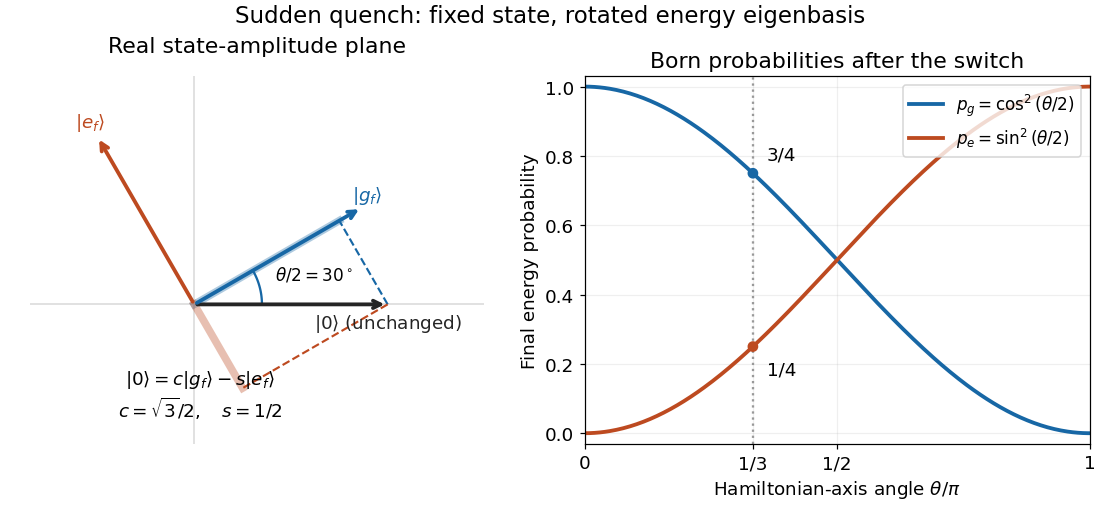

Write Python code to recreate this figure.
"""Original two-level quench geometry; Python 3.14, matplotlib 3.10.7, numpy 2.3.5.

Run from _media; the matching PNG is written to the current working directory.
"""

from pathlib import Path

import matplotlib.pyplot as plt
import numpy as np


def main():
    plt.rcParams.update({"font.size": 12, "figure.facecolor": "white"})
    fig, (ax, prob) = plt.subplots(1, 2, figsize=(10, 4.6), layout="constrained")
    theta = np.pi / 3
    c, s = np.cos(theta / 2), np.sin(theta / 2)
    colors = {"state": "#252525", "g": "#1767a5", "e": "#bd4a20"}
    for vector, color, label, offset in [
        ((1, 0), colors["state"], r"$|0\rangle$ (unchanged)", (0, -0.12)),
        ((c, s), colors["g"], r"$|g_f\rangle$", (0.03, 0.04)),
        ((-s, c), colors["e"], r"$|e_f\rangle$", (-0.04, 0.05)),
    ]:
        ax.annotate("", xy=vector, xytext=(0, 0),
                    arrowprops={"arrowstyle": "->", "color": color, "lw": 2.5})
        ax.text(vector[0] + offset[0], vector[1] + offset[1], label,
                color=color, ha="center")
    ax.plot([1, c * c], [0, c * s], "--", color=colors["g"], lw=1.4)
    ax.plot([1, s * s], [0, -s * c], "--", color=colors["e"], lw=1.4)
    ax.plot([0, c * c], [0, c * s], color=colors["g"], alpha=0.35, lw=5)
    ax.plot([0, s * s], [0, -s * c], color=colors["e"], alpha=0.35, lw=5)
    phi = np.linspace(0, theta / 2, 80)
    ax.plot(0.35 * np.cos(phi), 0.35 * np.sin(phi), color=colors["g"])
    ax.text(0.42, 0.13, r"$\theta/2=30^\circ$", fontsize=11)
    ax.axhline(0, color="0.85", lw=1, zorder=0)
    ax.axvline(0, color="0.85", lw=1, zorder=0)
    ax.set(xlim=(-0.85, 1.5), ylim=(-0.72, 1.18), aspect="equal")
    ax.set_title("Real state-amplitude plane", pad=16)
    ax.set_axis_off()
    ax.text(0.03, -0.58, r"$|0\rangle=c|g_f\rangle-s|e_f\rangle$" + "\n"
            + r"$c=\sqrt{3}/2,\quad s=1/2$", ha="center", fontsize=12)
    angles = np.linspace(0, np.pi, 301)
    prob.plot(angles / np.pi, np.cos(angles / 2) ** 2,
              color=colors["g"], lw=2.5, label=r"$p_g=\cos^2(\theta/2)$")
    prob.plot(angles / np.pi, np.sin(angles / 2) ** 2,
              color=colors["e"], lw=2.5, label=r"$p_e=\sin^2(\theta/2)$")
    prob.axvline(1 / 3, color="0.6", ls=":")
    prob.scatter([1 / 3, 1 / 3], [0.75, 0.25],
                 color=[colors["g"], colors["e"]], zorder=4)
    prob.annotate("3/4", (1 / 3, 0.75), xytext=(9, 9), textcoords="offset points")
    prob.annotate("1/4", (1 / 3, 0.25), xytext=(9, -18), textcoords="offset points")
    prob.set(xlim=(0, 1), ylim=(-0.03, 1.03), xlabel=r"Hamiltonian-axis angle $\theta/\pi$",
             ylabel="Final energy probability", title="Born probabilities after the switch")
    prob.set_xticks([0, 1 / 3, 0.5, 1], ["0", "1/3", "1/2", "1"])
    prob.grid(alpha=0.2)
    prob.legend(loc="upper right", fontsize=11)
    fig.suptitle("Sudden quench: fixed state, rotated energy eigenbasis", fontsize=15)
    fig.savefig(Path.cwd() / "sudden-quench-eigenbasis-overlaps.png", dpi=110,
                facecolor="white", transparent=False)
    plt.close(fig)


if __name__ == "__main__":
    main()
